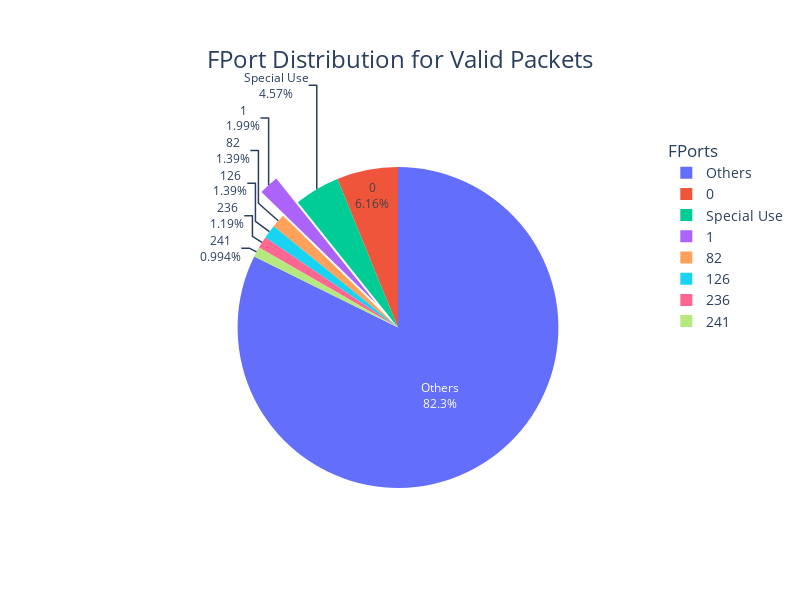

Notebook cell for this chart:
### Code cell
# Count FPort occurrences
fport_counts = df_valid_packets["FPort"].value_counts()

# Identify FPorts in the 244–255 range (Special Use)
special_use_fports = fport_counts[fport_counts.index >= 244]
special_use_sum = special_use_fports.sum()

# Remove special use FPorts from the main counts temporarily
fport_counts_cleaned = fport_counts.drop(special_use_fports.index, errors='ignore')

# Get the top 6 FPorts from the cleaned counts
top_6 = fport_counts_cleaned.head(6)

# Remove those top 6 from cleaned to find the rest (Others)
remaining_fports = fport_counts_cleaned.drop(top_6.index, errors='ignore')
others_sum = remaining_fports.sum()

# Combine all into final Series
final_series = pd.concat([
    top_6,
    pd.Series({'Special Use': special_use_sum}),
    pd.Series({'Others': others_sum})
])

# Convert to lists
labels = final_series.index.tolist()
values = final_series.values.tolist()

# Plot
fig = go.Figure(data=[
    go.Pie(labels=labels, values=values, pull=[0, 0.2, 0, 0, 0, 0, 0, 0], textinfo='label+percent')
])

fig.update_layout(
    title=dict(
        text="FPort Distribution for Valid Packets",
        font=dict(size=24),
        x=0.5,
        xanchor='center'
    ),
    legend_title="FPorts",
    legend=dict(font=dict(size=14)),
    width=800,
    height=600
)

fig.show()

### Figure 1 — Plotly figure (JSON) as saved in the notebook; plotly's stock layout.template omitted (floating-point values rounded to 4 significant figures)
{"data": [{"labels": [0, 1, 82, 126, 236, 241, "Special Use", "Others"], "pull": [0, 0.2, 0, 0, 0, 0, 0, 0], "textinfo": "label+percent", "type": "pie", "values": [31, 10, 7, 7, 6, 5, 23, 414]}], "layout": {"height": 600, "legend": {"font": {"size": 14}, "title": {"text": "FPorts"}}, "title": {"font": {"size": 24}, "text": "FPort Distribution for Valid Packets", "x": 0.5, "xanchor": "center"}, "width": 800}}
